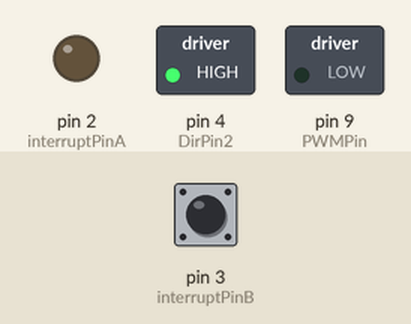
Simulated run of this sketch. Board: Arduino Uno, built with avr-gcc and run on an emulated ATmega328P. On the bench: switched loads named in the sketch (green lamp = pin HIGH), output pins drawn as LEDs (lit = HIGH). Inputs (shaded band) come from the test bench; at power-on: pin 3 (interruptPinB) HIGH. What the sketch prints to the serial monitor is not drawn.

Above: at 0.1 s.
Timing chart, 0 to 1.6 s (numbered marks = the images above):
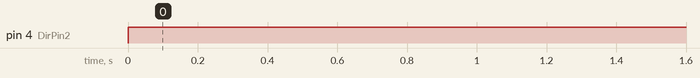

Measured:
- by itself, pin 4 (DirPin2): LOW → HIGH at 0.00 s

The sketch:

PID_speed_v14.ino
```cpp
float kp = 0.00;    //change value of Kp
float ki = 0.5279;  //change value of Ki
float kd = 0.0;     // change value of Kd

//****************TIME VARIABLES**************************************
unsigned long t_now;
unsigned long t_prev = 0;
float iteratore = 0;
int pwm;


//****************INTERRUPTS PINS*************************************

// If you use interrupts, you have to use pins 2 and 3 in UNO, NANO, MINI..
// Using the interrupts, we will calculate the rotation direction-
//if needed, count the encoder pulses and caluclate the angular speed (rpm)
const byte interruptPinA = 2;
const byte interruptPinB = 3;

//****************COUNTER VARIABLE************************************

//This is the variable allocated for counting the pulses from the encoder
//every time the motor rotates
volatile long EncoderCount = 0;


//*************UNO OUTPUTS --> L298 BRIDGE INPUTS*********************
const byte DirPin1 = 2;
const byte DirPin2 = 4;  //DirPin 1 and 2 will decide the motor rotation direction
const byte PWMPin = 9;   // This pin will control the Motor speed via PWMval
int PWMval = 0;          // Initial PWMval is set to zero, this value is the PWM duty cycle
                         // from 0 to 255

//****************ENCODER PULSES************************************
//int PPR=834.0; Pulse Per Rotation-Measured manually-see youtube video

volatile unsigned long count = 0;
unsigned long count_prev = 0;

//***************************RPM***********************************
// Theta is the angular position
//Theta_now and Theta_prev are both needed to calculate the RPM (rounds per minute)
//RPM can be calcuated as the difference in position with respect to time
float Theta_now;
float Theta_prev = 0;

//RPM_input is the user input RPM (set value)
//RPM_output is the motor output RPM as measured by the encoder
float RPM_output, RPM_input;
int dt;               // Period of time used to calcuate RPM
float RPM_max = 190;  // Setting up a safe maximum RPM for the Motor

//******************************MISC VARIABLES*****************
#define pi 3.1416
//Maximum motor voltage in clockwise rotation
float Vmax = 6;  // Check Motor Datasheet
//Minimum motor voltage
float Vmin = -6;
//Initialize motor input voltage value to zero
float V = 0;  // set initial voltage to zero
// Error signals and PID (proportional Integral Derivative) terms
float error_now, error_prev = 0, integ_now, integ_prev = 0;

//**********ISR FUNCTIONS*****************************************
//***********ENCODER A********************************************
//This is the pinA function,Interrupt Service Routine for pin A
// below is the logic for pinA
void ISR_EncoderA() {
  bool PinB = digitalRead(interruptPinB);
  bool PinA = digitalRead(interruptPinA);
  // detecting if motor rotating clockwise
  // if A is high while B is low, then direction of rotation is clockwise
  if (PinB == LOW) {
    if (PinA == HIGH) {
      EncoderCount++;
    }
  }

  else {
    if (PinA == LOW) {
      EncoderCount++;
    }
  }
}

//**********ISR FUNCTIONS*************************************
//***********ENCODER B****************************************

void ISR_EncoderB() {
  bool PinB = digitalRead(interruptPinA);
  bool PinA = digitalRead(interruptPinB);

  if (PinA == LOW) {
    if (PinB == LOW) {
      EncoderCount--;
    }
  }

  else {
    if (PinB == HIGH) {
      EncoderCount++;
    }
  }
}
//*************************************************************
//***MOTOR DRIVER FUNCTION*************************************
//The below code takes the calcuated voltage V and maps it to an output PWM range from 0 to 255 (8 bit PWM resolution in UNO)
void WriteDriverVoltage(float V, float Vmax) {
  int PWMval = int((255 * V) / Vmax);
  if (PWMval > 255) {
    PWMval = 255;
  }
  if (PWMval < -255) {
    PWMval = -255;
  }


  if (PWMval > 0) {
    //setting motor direction
    digitalWrite(DirPin1, HIGH);
    digitalWrite(DirPin2, LOW);
    analogWrite(PWMPin, PWMval);
  }
  else {
    digitalWrite(DirPin1, LOW);
    digitalWrite(DirPin2, HIGH);
    analogWrite(PWMPin, -PWMval);
  }
}
//*************INTERRUPT SERVICE ROUTINE*************************
ISR(TIMER1_COMPA_vect) {
  count++;
}
void setup() {
  //General setup

  Serial.begin(9600);
  pinMode(interruptPinA, INPUT_PULLUP);
  pinMode(interruptPinB, INPUT_PULLUP);
  attachInterrupt(digitalPinToInterrupt(interruptPinA), ISR_EncoderA, CHANGE);
  attachInterrupt(digitalPinToInterrupt(interruptPinB), ISR_EncoderB, CHANGE);
  pinMode(DirPin1, OUTPUT);
  pinMode(DirPin2, OUTPUT);

  //***********INTERRUPT SETUP************************************
  cli();
  TCCR1A = 0;
  TCCR1B = 0;
  TCNT1 = 0;
  OCR1A = 12499;  //Prescaler = 64
  TCCR1B |= (1 << WGM12);
  TCCR1B |= (1 << CS11 | 1 << CS10);
  TIMSK1 |= (1 << OCIE1A);
  sei();
}
//**************************************************************
//**************************************************************
//****************MAIN LOOP*************************************
void loop() {


  if (count > count_prev) {
    t_now = millis();
    Theta_now = EncoderCount / 552.0;
    dt = (t_now - t_prev);

 if (iteratore++ > 699) {
     iteratore = 0;
   }
   if (iteratore<10) {
   RPM_input = 0;
   }else if (iteratore < 210) {
     RPM_input = 140;
   } else if (iteratore < 410) {
    RPM_input = -140;
   }
   else {
    RPM_input++;
   }

 //   RPM_input =140*sin(time/1e3); // This is the user input RPM

    //*********CONDITION OF OPERATION**************************
    //*********SWITCH MOTOR OFF AFTER A PERIOD OF NO INPUT*****
    if (t_now / 100.0 > 100000) {
      RPM_input = 0;
    }
   // RPM_input = 140*sin(micros()/7e5);

    //***********ERROR AND PWM CALCULATIONS*******************
    //***********PID MOTOR TERMS CALCULATIONS*****************
    RPM_output = (Theta_now - Theta_prev) / (dt / 1000.0) * 60;
    error_now = RPM_input - RPM_output;
    integ_now = integ_prev + (dt * (error_now + error_prev) / 2);

    // Now calculating the Motor voltage or the PID controller ouput
    V = kp * error_now + ki * integ_now + (kd * (error_now - error_prev) / dt);

    if (V > Vmax) {
      V = Vmax;
      integ_now = integ_prev;
    }
    if (V < Vmin) {
      V = Vmin;
      integ_now = integ_prev;
    }
    //*********************************************************
    //*********************************************************
    //*******WRITING VOLTAGE TO L298***********************

// if (iteratore++ > 299) {
//     iteratore = 0;
//   }
//   if (iteratore < 150) {
//     V = 6;
//   } else {
//     V = -6;
//   }

//  pwm = (V*255)/6;

    WriteDriverVoltage(V, Vmax);
    Serial.print(RPM_input);
    Serial.print(",");
    Serial.print(RPM_output);
    //    Serial.print(" ");
    Serial.println();
    Theta_prev = Theta_now;
    count_prev = count;
    t_prev = t_now;
    integ_prev = integ_now;
    error_prev = error_now;
  }
}
```
